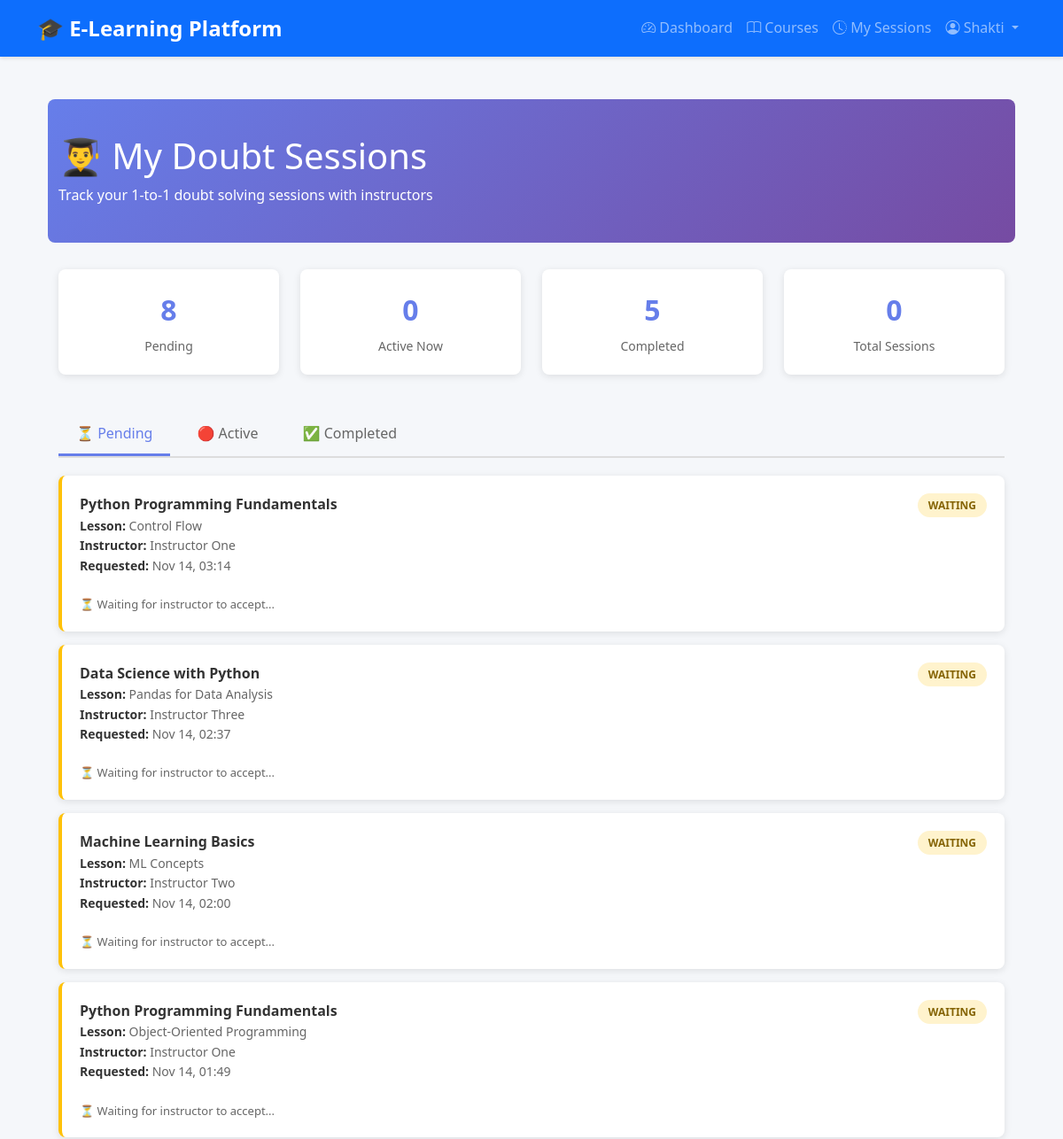
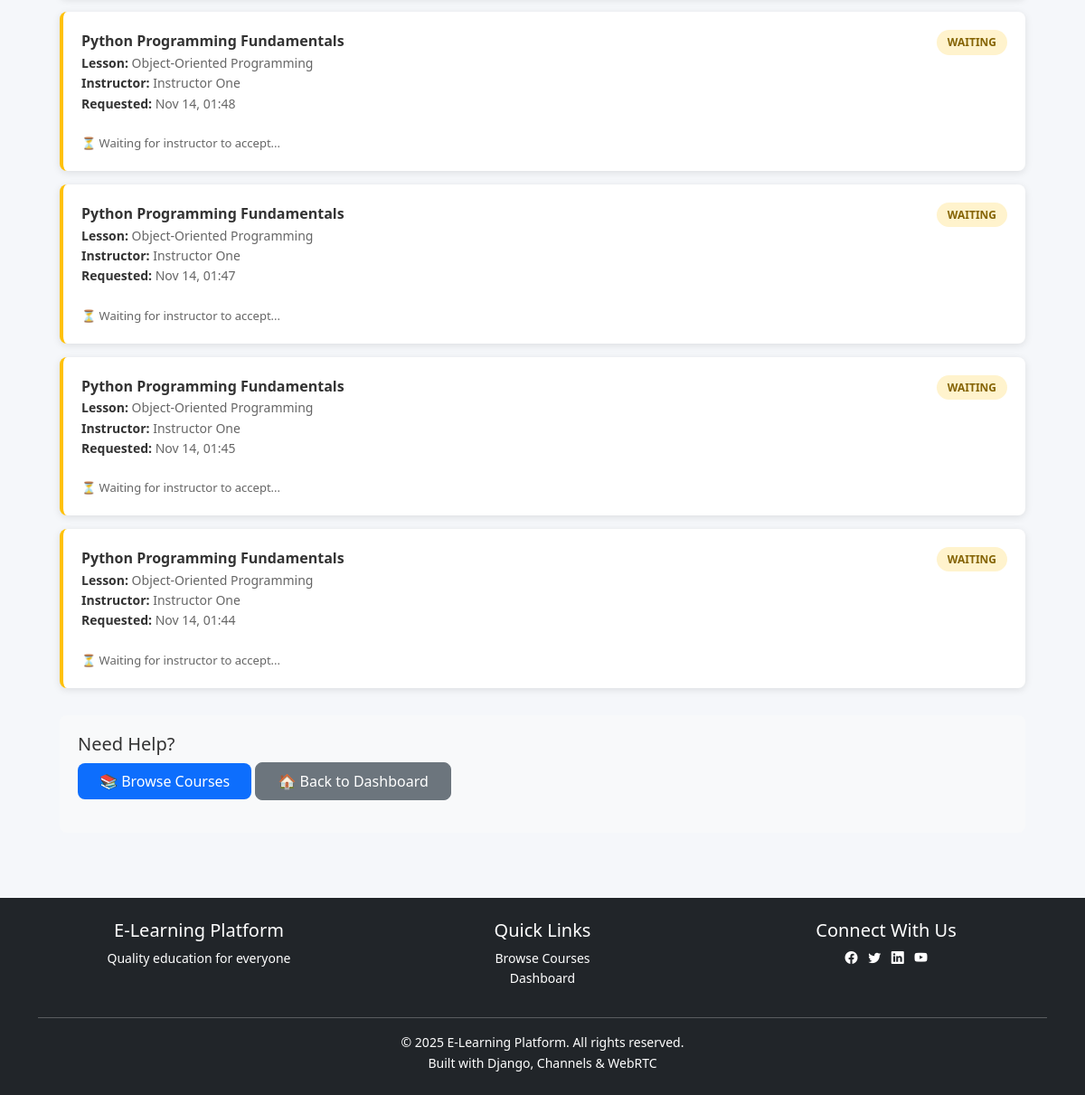
The app's page /live-sessions/student-dashboard/ (signed in) with its own data (2 pictures, top to bottom).
### live_sessions/models.py (models this page shows, shortened)
class DoubtSession(models.Model):
    STATUS_CHOICES = (
        ('pending', 'Pending'),
        ('active', 'Active'),
        ('completed', 'Completed'),
        ('rejected', 'Rejected'),
    )
    student = models.ForeignKey(
        User,
        on_delete=models.CASCADE,
        related_name='doubt_sessions_as_student'
    )
    instructor = models.ForeignKey(
        User,
        on_delete=models.SET_NULL,
        null=True,
        blank=True,
        related_name='doubt_sessions_as_instructor'
    )
    course = models.ForeignKey(
        Course,
        on_delete=models.CASCADE,
        related_name='doubt_sessions'
    )
    lesson = models.ForeignKey(
        'courses.Lesson',
        on_delete=models.SET_NULL,
        null=True,
        blank=True,
        related_name='doubt_sessions'
    )
    status = models.CharField(
        max_length=20,
        choices=STATUS_CHOICES,
        default='pending'
    )
    room_name = models.CharField(max_length=100, unique=True)
    requested_at = models.DateTimeField(auto_now_add=True)
    started_at = models.DateTimeField(null=True, blank=True)
    ended_at = models.DateTimeField(null=True, blank=True)
    duration_minutes = models.IntegerField(default=0)
    class Meta:
        db_table = 'doubt_sessions'
        ordering = ['-requested_at']
        verbose_name = 'Doubt Session'
        verbose_name_plural = 'Doubt Sessions'

### courses/models.py (models this page shows, shortened)
class Course(models.Model):
    CATEGORY_CHOICES = (
        ('programming', 'Programming'),
        ('data_science', 'Data Science'),
        ('web_dev', 'Web Development'),
        ('mobile_dev', 'Mobile Development'),
        ('ai_ml', 'AI & Machine Learning'),
        ('database', 'Database'),
        ('devops', 'DevOps'),
        ('other', 'Other'),
    )
    instructor = models.ForeignKey(
        User,
        on_delete=models.CASCADE,
        related_name='courses_taught'
    )
    title = models.CharField(max_length=200)
    description = models.TextField()
    category = models.CharField(
        max_length=50,
        choices=CATEGORY_CHOICES,
        default='other'
    )
    price = models.DecimalField(
        max_digits=10,
        decimal_places=2,
        default=0.00
    )
    thumbnail = models.ImageField(
        upload_to='course_thumbnails/',
        blank=True,
        null=True
    )
    created_at = models.DateTimeField(auto_now_add=True)
    updated_at = models.DateTimeField(auto_now=True)
    class Meta:
        db_table = 'courses'
        ordering = ['-created_at']
        verbose_name = 'Course'
        verbose_name_plural = 'Courses'

class Lesson(models.Model):
    course = models.ForeignKey(
        Course,
        on_delete=models.CASCADE,
        related_name='lessons'
    )
    title = models.CharField(max_length=200)
    description = models.TextField(blank=True)
    video_file = models.FileField(
        upload_to='lesson_videos/',
        blank=True,
        null=True
    )
    pdf_file = models.FileField(
        upload_to='lesson_pdfs/',
        blank=True,
        null=True
    )
    order = models.IntegerField(default=0)
    duration = models.IntegerField(
        default=0,
        help_text='Duration in minutes'
    )
    created_at = models.DateTimeField(auto_now_add=True)
    class Meta:
        db_table = 'lessons'
        ordering = ['order', 'created_at']
        verbose_name = 'Lesson'
        verbose_name_plural = 'Lessons'

### live_sessions/views.py (the view)
# urls.py: path('student-dashboard/', views.student_dashboard_view, name='student_dashboard'),
@login_required
@require_http_methods(["GET"])
def student_dashboard_view(request):
    if request.user.profile.role != 'student':
        messages.error(request, 'Only students can access this page')
        return redirect('dashboards:redirect')
    all_sessions = DoubtSession.objects.filter(
        student=request.user
    ).select_related('instructor', 'course', 'lesson')
    pending_sessions = all_sessions.filter(status='pending')
    active_sessions = all_sessions.filter(status='active')
    completed_sessions = all_sessions.filter(status='completed')
    return render(request, 'live_sessions/student_dashboard.html', {
        'pending_sessions': pending_sessions,
        'active_sessions': active_sessions,
        'completed_sessions': completed_sessions,
        'all_sessions': all_sessions
    })

### live_sessions/templates/live_sessions/student_dashboard.html (shortened to what this page needs)
{% extends 'base.html' %}
{% load static %}
{% block content %}
<div class="container-fluid py-4">
    <div class="dashboard-header">
        <div class="container">
            <h1>👨‍🎓 My Doubt Sessions</h1>
            <p class="mb-0">Track your 1-to-1 doubt solving sessions with instructors</p>
        </div>
    </div>
    <div class="container">
        <div class="row mb-4">
            <div class="col-md-3">
                <div class="stats-card">
                    <div class="stats-number">{{ pending_sessions|length }}</div>
                    <div class="stats-label">Pending</div>
                </div>
            </div>
            <div class="col-md-3">
                <div class="stats-card">
                    <div class="stats-number">{{ active_sessions|length }}</div>
                    <div class="stats-label">Active Now</div>
                </div>
            </div>
            <div class="col-md-3">
                <div class="stats-card">
                    <div class="stats-number">{{ completed_sessions|length }}</div>
                    <div class="stats-label">Completed</div>
                </div>
            </div>
            <div class="col-md-3">
                <div class="stats-card">
                    <div class="stats-number">
                        {% widthratio completed_sessions|length all_sessions|length 1 %}
                    </div>
                    <div class="stats-label">Total Sessions</div>
                </div>
            </div>
        </div>
        <div class="tabs-container">
            <button class="tab-button active" data-tab="pending">⏳ Pending</button>
            <button class="tab-button" data-tab="active">🔴 Active</button>
            <button class="tab-button" data-tab="completed">✅ Completed</button>
        </div>
        <div id="pending" class="tab-content active">
            {% if pending_sessions %}
                {% for session in pending_sessions %}
                <div class="session-card pending">
                    <div class="session-header">
                        <div>
                            <div class="session-title">
                                {{ session.course.title }}
                            </div>
                            <div class="session-info">
                                <strong>Lesson:</strong> {{ session.lesson.title }}<br>
                                <strong>Instructor:</strong> {{ session.course.instructor.first_name }} {{ session.course.instructor.last_name }}<br>
                                <strong>Requested:</strong> {{ session.requested_at|date:"M d, H:i" }}
                            </div>
                        </div>
                        <span class="session-badge badge-pending">WAITING</span>
                    </div>
                    <div class="session-actions">
                        <span style="color: #666; font-size: 13px;">⏳ Waiting for instructor to accept...</span>
                    </div>
                </div>
                {% endfor %}
            {% else %}
                <div class="empty-state">
                    <div class="empty-state-icon">📭</div>
                    <h5>No Pending Sessions</h5>
                    <p>You don't have any pending doubt session requests.</p>
                </div>
            {% endif %}
        </div>
            {% if completed_sessions %}
                            {% load tz %}
            {% else %}
                <div class="empty-state">
                    <div class="empty-state-icon">📊</div>
                    <h5>No Completed Sessions</h5>
                    <p>You haven't completed any doubt sessions yet. Start by requesting a session from a lesson!</p>
                </div>
            {% endif %}
        <div style="margin-top: 30px; padding: 20px; background: #f8f9fa; border-radius: 8px;">
            <h5>Need Help?</h5>
            <p>
                <a href="{% url 'courses:list' %}" class="btn btn-primary">
                    📚 Browse Courses
                </a>
                <a href="{% url 'dashboards:redirect' %}" class="btn btn-secondary">
                    🏠 Back to Dashboard
                </a>
            </p>
        </div>
    </div>
</div>
{% endblock %}

### templates/base.html (shortened to what this page needs)
<!DOCTYPE html>
<html lang="en">
<head>
    <link href="https://cdn.jsdelivr.net/npm/bootstrap@5.3.0/dist/css/bootstrap.min.css" rel="stylesheet">
    <link rel="stylesheet" href="https://cdn.jsdelivr.net/npm/bootstrap-icons@1.11.0/font/bootstrap-icons.css">
    <link rel="stylesheet" href="/static/css/global.css">
</head>
<body>
    <nav class="navbar navbar-expand-lg navbar-dark bg-primary">
        <div class="container">
            <a class="navbar-brand"
                href="{% if user.is_authenticated %}{% url 'dashboards:redirect' %}{% else %}{% url 'accounts:login' %}{% endif %}">
                🎓 E-Learning Platform
            </a>
            <div class="collapse navbar-collapse" id="navbarNav">
                <ul class="navbar-nav ms-auto">
                    {% if user.is_authenticated %}
                    <li class="nav-item">
                        <a class="nav-link" href="{% url 'dashboards:redirect' %}">
                            <i class="bi bi-speedometer2"></i> Dashboard
                        </a>
                    </li>
                    <li class="nav-item">
                        <a class="nav-link" href="{% url 'courses:list' %}">
                            <i class="bi bi-book"></i> Courses
                        </a>
                    </li>
                    <li class="nav-item">
                        {% if user.profile.role == 'student' %}
                        <a class="nav-link" href="{% url 'live_sessions:student_dashboard' %}">
                            <i class="bi bi-clock-history"></i> My Sessions
                        </a>
                        {% elif user.profile.role == 'instructor' %}
                        <a class="nav-link" href="{% url 'live_sessions:instructor_dashboard' %}">
                            <i class="bi bi-clock-history"></i> My Sessions
                        </a>
                        {% else %}
                        <a class="nav-link" href="{% url 'session_logs:my_logs' %}">
                            <i class="bi bi-clock-history"></i> My Sessions
                        </a>
                        {% endif %}
                    </li>
                    <li class="nav-item dropdown">
                        <a class="nav-link dropdown-toggle" href="#" role="button" data-bs-toggle="dropdown">
                            <i class="bi bi-person-circle"></i> {{ user.username }}
                        </a>
                    </li>
                    {% endif %}
                </ul>
            </div>
        </div>
    </nav>
    <main class="container my-4">
        {% block content %}{% endblock %}
    </main>
    <footer class="bg-dark text-white text-center py-4 mt-5">
        <div class="container">
            <div class="row">
                <div class="col-md-4">
                    <h5>E-Learning Platform</h5>
                    <p class="small">Quality education for everyone</p>
                </div>
                <div class="col-md-4">
                    <h5>Quick Links</h5>
                    <ul class="list-unstyled small">
                        <li><a href="{% url 'courses:list' %}" class="text-white">Browse Courses</a></li>
                        {% if user.is_authenticated %}
                        <li><a href="{% url 'dashboards:redirect' %}" class="text-white">Dashboard</a></li>
                        {% else %}
                        <li><a href="{% url 'accounts:signup' %}" class="text-white">Sign Up</a></li>
                        {% endif %}
                    </ul>
                </div>
                <div class="col-md-4">
                    <h5>Connect With Us</h5>
                    <div class="small">
                        <a href="#" class="text-white me-2"><i class="bi bi-facebook"></i></a>
                        <a href="#" class="text-white me-2"><i class="bi bi-twitter"></i></a>
                        <a href="#" class="text-white me-2"><i class="bi bi-linkedin"></i></a>
                        <a href="#" class="text-white"><i class="bi bi-youtube"></i></a>
                    </div>
                </div>
            </div>
            <hr class="bg-white">
            <p class="mb-0 small">&copy; 2025 E-Learning Platform. All rights reserved.</p>
            <p class="mb-0 small">Built with Django, Channels & WebRTC</p>
        </div>
    </footer>
</body>
</html>

### static/css/global.css (style rules this page uses)
:root { --primary-color: #0d6efd; --secondary-color: #6c757d; --success-color: #28a745; --danger-color: #dc3545; --warning-color: #ffc107; --info-color: #17a2b8; --light-color: #f8f9fa; --dark-color: #343a40; --body-bg: #f5f7fa; }
body { font-family: "Segoe UI", Tahoma, Geneva, Verdana, sans-serif; background-color: var(--body-bg); color: #333; line-height: 1.6; }
.navbar { box-shadow: 0 2px 4px rgba(0, 0, 0, 0.1); }
.navbar-brand { font-weight: 700; font-size: 1.5rem; }
.btn { border-radius: 8px; font-weight: 500; padding: 0.5rem 1.5rem; transition: all 0.3s ease; }
.btn-primary { background-color: var(--primary-color); border: none; }
footer { margin-top: auto; }
main { min-height: calc(100vh - 200px); }
a { text-decoration: none; color: var(--primary-color); transition: color 0.3s ease; }

### live_sessions/templates/live_sessions/student_dashboard.html (style rules this page uses)
.dashboard-header { background: linear-gradient(135deg, #667eea 0%, #764ba2 100%); color: white; padding: 40px 0; margin-bottom: 30px; border-radius: 8px; }
.stats-card { background: white; border-radius: 8px; padding: 20px; text-align: center; box-shadow: 0 2px 8px rgba(0, 0, 0, 0.1); margin-bottom: 20px; }
.stats-number { font-size: 32px; font-weight: bold; color: #667eea; }
.stats-label { color: #666; font-size: 14px; margin-top: 5px; }
.session-card { background: white; border-radius: 8px; padding: 20px; margin-bottom: 15px; border-left: 4px solid #667eea; box-shadow: 0 2px 8px rgba(0, 0, 0, 0.1); transition: all 0.3s; }
.session-card.pending { border-left-color: #ffc107; }
.session-header { display: flex; justify-content: space-between; align-items: start; margin-bottom: 12px; }
.session-title { font-size: 16px; font-weight: bold; color: #333; }
.session-badge { display: inline-block; padding: 4px 12px; border-radius: 20px; font-size: 12px; font-weight: bold; }
.badge-pending { background: #fff3cd; color: #856404; }
.session-info { color: #666; font-size: 14px; margin-bottom: 10px; }
.session-info strong { color: #333; }
.session-actions { display: flex; gap: 10px; margin-top: 12px; }
.tabs-container { display: flex; gap: 10px; margin-bottom: 20px; border-bottom: 2px solid #ddd; }
.tab-button { padding: 10px 20px; background: none; border: none; border-bottom: 3px solid transparent; cursor: pointer; font-weight: 500; color: #666; transition: all 0.3s; }
.tab-button.active { border-bottom-color: #667eea; color: #667eea; }
.tab-content { display: none; }
.tab-content.active { display: block; }

### records on screen
DoubtSession: course "Python Programming Fundamentals", lesson "Control Flow", course.instructor.first_name "Instructor", course.instructor.last_name "One", requested_at "Nov 14, 03:14"
DoubtSession: course "Data Science with Python", lesson "Pandas for Data Analysis", course.instructor.first_name "Instructor", course.instructor.last_name "Three", requested_at "Nov 14, 02:37"
DoubtSession: course "Machine Learning Basics", lesson "ML Concepts", course.instructor.first_name "Instructor", course.instructor.last_name "Two", requested_at "Nov 14, 02:00"
DoubtSession: course "Python Programming Fundamentals", lesson "Object-Oriented Programming", course.instructor.first_name "Instructor", course.instructor.last_name "One", requested_at "Nov 14, 01:49"
DoubtSession: course "Python Programming Fundamentals", lesson "Object-Oriented Programming", course.instructor.first_name "Instructor", course.instructor.last_name "One", requested_at "Nov 14, 01:48"
DoubtSession: course "Python Programming Fundamentals", lesson "Object-Oriented Programming", course.instructor.first_name "Instructor", course.instructor.last_name "One", requested_at "Nov 14, 01:47"
DoubtSession: course "Python Programming Fundamentals", lesson "Object-Oriented Programming", course.instructor.first_name "Instructor", course.instructor.last_name "One", requested_at "Nov 14, 01:45"
DoubtSession: course "Python Programming Fundamentals", lesson "Object-Oriented Programming", course.instructor.first_name "Instructor", course.instructor.last_name "One", requested_at "Nov 14, 01:44"

### other values on screen
{{ user.username }} "Shakti"
{{ pending_sessions|length }} "8"
{{ active_sessions|length }} "0"
{{ completed_sessions|length }} "5"
